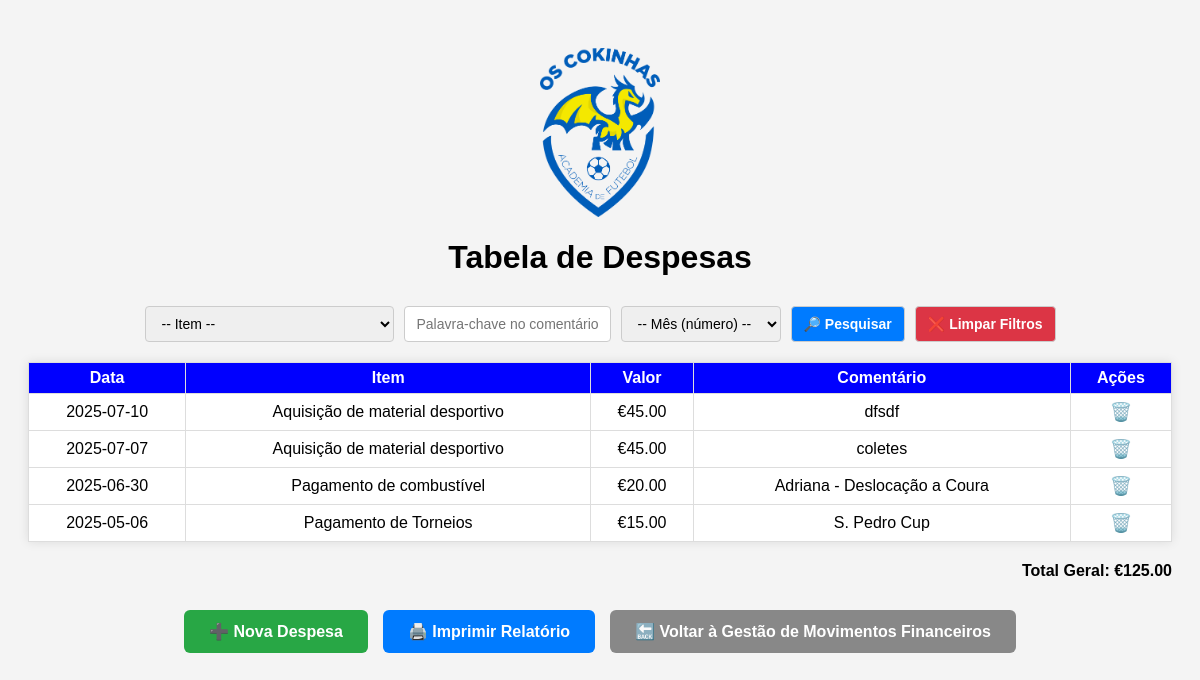
The app's page /tabela_despesas with its own data.
### tables this page shows
CREATE TABLE despesas_detalhadas (
    id INTEGER PRIMARY KEY AUTOINCREMENT,
    item TEXT NOT NULL,
    mes TEXT NOT NULL,
    valor REAL NOT NULL,
    comentario TEXT
, data TEXT);

### app.py (the view)
@app.route('/tabela_despesas', methods=['GET'])
def tabela_despesas():
    conn = sqlite3.connect('financeiro.db')
    conn.row_factory = sqlite3.Row
    c = conn.cursor()
    item_filtro = request.args.get('item', '')
    palavra_chave = request.args.get('palavra', '')
    mes_filtro = request.args.get('mes', '')
    query = "SELECT id, data, item, valor, comentario FROM despesas_detalhadas WHERE 1=1"
    params = []
    if item_filtro:
        query += " AND item = ?"
        params.append(item_filtro)
    if palavra_chave:
        query += " AND comentario LIKE ?"
        params.append(f"%{palavra_chave}%")
    if mes_filtro:
        query += " AND strftime('%m', data) = ?"
        params.append(mes_filtro.zfill(2))
    query += " ORDER BY data DESC"
    c.execute(query, params)
    despesas = c.fetchall()
    conn.close()
    return render_template("tabela_despesas.html", despesas=despesas, item_filtro=item_filtro, palavra_chave=palavra_chave, mes_filtro=mes_filtro)

### Templates/tabela_despesas.html (shortened to what this page needs)
<!DOCTYPE html>
<html lang="pt">
<head>
</head>
<body>
<div class="container">
    <img src="{{ url_for('static', filename='img/assiduidade.png') }}" alt="Logo do Clube" id="logo-clube">
    <h1>Tabela de Despesas</h1>
    <form class="filtros" method="GET">
        <select name="item">
            <option value="">-- Item --</option>
        </select>
        <input type="text" name="palavra" placeholder="Palavra-chave no comentário" value="{{ request.args.get('palavra', '') }}">
        <select name="mes">
            <option value="">-- Mês (número) --</option>
        </select>
        <button type="submit" class="btn-pesquisar">🔎 Pesquisar</button>
        <button type="button" class="btn-limpar" onclick="window.location.href='/tabela_despesas'">❌ Limpar Filtros</button>
    </form>
    <table>
        <thead>
            <tr>
                <th>Data</th>
                <th>Item</th>
                <th>Valor</th>
                <th>Comentário</th>
                <th>Ações</th>
            </tr>
        </thead>
        <tbody>
            {% set total = namespace(soma=0) %}
            {% for despesa in despesas %}
            <tr>
                <td>{{ despesa.data }}</td>
                <td>{{ despesa.item }}</td>
                <td>€{{ '%.2f' % despesa.valor }}</td>
                <td>{{ despesa.comentario }}</td>
                <td>
                    <form action="/despesas/eliminar/{{ despesa.id }}" method="POST" onsubmit="return confirm('Tem a certeza que pretende eliminar este registo?');">
                        <button type="submit" class="btn-apagar" title="Eliminar">🗑️</button>
                    </form>
                </td>
            </tr>
            {% set total.soma = total.soma + despesa.valor %}
            {% endfor %}
        </tbody>
    </table>
    <div class="total">Total Geral: €{{ '%.2f' % total.soma }}</div>
    <div class="acoes-finais">
        <a href="/financeiros/despesas" style="background-color: #28a745;">➕ Nova Despesa</a>
        <a href="/despesas/relatorio" style="background-color: #007BFF;" target="_blank">🖨️ Imprimir Relatório</a>
        <a class="voltar" href="/financeiros/despesas">🔙 Voltar à Gestão de Movimentos Financeiros</a>
    </div>
</body>
</html>

### Templates/tabela_despesas.html (style rules this page uses)
#logo-clube { display: block; margin: 20px auto; max-width: 120px; height: auto; }
body { font-family: 'Poppins', sans-serif; background-color: #f4f4f4; padding: 20px; }
h1 { text-align: center; margin-bottom: 30px; }
form.filtros { display: flex; justify-content: center; gap: 10px; flex-wrap: wrap; margin-bottom: 20px; }
form.filtros select, form.filtros input[type="text"], form.filtros button { padding: 8px 12px; font-size: 14px; border-radius: 4px; border: 1px solid #ccc; }
.btn-pesquisar { background-color: #007BFF; color: white; font-weight: bold; border: none; cursor: pointer; }
.btn-limpar { background-color: #dc3545; color: white; font-weight: bold; border: none; cursor: pointer; }
table { border-collapse: collapse; width: 100%; background-color: white; box-shadow: 0 0 10px rgba(0,0,0,0.1); }
th, td { border: 1px solid #ddd; padding: 6px; text-align: center; }
th { background-color: #0000FF; color: white; }
.total { text-align: right; margin-top: 20px; font-weight: bold; }
.acoes-finais { display: flex; justify-content: center; gap: 15px; margin-top: 30px; }
.acoes-finais a { padding: 12px 25px; background-color: #1E90FF; color: white; text-decoration: none; border-radius: 6px; font-weight: bold; }
.voltar { background-color: #888 !important; }
.btn-apagar { background: none; border: none; font-size: 18px; cursor: pointer; }

### records on screen
despesas_detalhadas: data "2025-07-10", item "Aquisição de material desportivo", valor "45.00", comentario "dfsdf"
despesas_detalhadas: data "2025-07-07", item "Aquisição de material desportivo", valor "45.00", comentario "coletes"
despesas_detalhadas: data "2025-06-30", item "Pagamento de combustível", valor "20.00", comentario "Adriana - Deslocação a Coura"
despesas_detalhadas: data "2025-05-06", item "Pagamento de Torneios", valor "15.00", comentario "S. Pedro Cup"

### other values on screen
{{ '%.2f' % total.soma }} "125.00"
